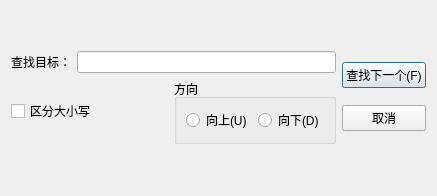
<?xml version="1.0" encoding="UTF-8"?>
<ui version="4.0">
 <class>SearchDialog</class>
 <widget class="QDialog" name="SearchDialog">
  <property name="geometry">
   <rect>
    <x>0</x>
    <y>0</y>
    <width>437</width>
    <height>196</height>
   </rect>
  </property>
  <property name="windowTitle">
   <string>查找</string>
  </property>
  <layout class="QVBoxLayout" name="verticalLayout_3">
   <item>
    <layout class="QHBoxLayout" name="horizontalLayout_5">
     <item>
      <layout class="QVBoxLayout" name="verticalLayout_2">
       <item>
        <layout class="QHBoxLayout" name="horizontalLayout">
         <item>
          <widget class="QLabel" name="label">
           <property name="text">
            <string>查找目标：</string>
           </property>
          </widget>
         </item>
         <item>
          <widget class="QLineEdit" name="seachText"/>
         </item>
        </layout>
       </item>
       <item>
        <layout class="QHBoxLayout" name="horizontalLayout_4">
         <item>
          <widget class="QCheckBox" name="cbCaseSensitive">
           <property name="text">
            <string>区分大小写</string>
           </property>
          </widget>
         </item>
         <item>
          <widget class="QGroupBox" name="groupBox">
           <property name="title">
            <string>方向</string>
           </property>
           <layout class="QHBoxLayout" name="horizontalLayout_3">
            <item>
             <layout class="QHBoxLayout" name="horizontalLayout_2">
              <item>
               <widget class="QRadioButton" name="rbUp">
                <property name="text">
                 <string>向上(U)</string>
                </property>
               </widget>
              </item>
              <item>
               <widget class="QRadioButton" name="rbDown">
                <property name="text">
                 <string>向下(D)</string>
                </property>
               </widget>
              </item>
             </layout>
            </item>
           </layout>
          </widget>
         </item>
        </layout>
       </item>
      </layout>
     </item>
     <item>
      <layout class="QVBoxLayout" name="verticalLayout">
       <item>
        <widget class="QPushButton" name="btnFindNext">
         <property name="text">
          <string>查找下一个(F)</string>
         </property>
        </widget>
       </item>
       <item>
        <widget class="QPushButton" name="btnCancel">
         <property name="text">
          <string>取消</string>
         </property>
        </widget>
       </item>
      </layout>
     </item>
    </layout>
   </item>
  </layout>
 </widget>
 <resources/>
 <connections/>
</ui>
